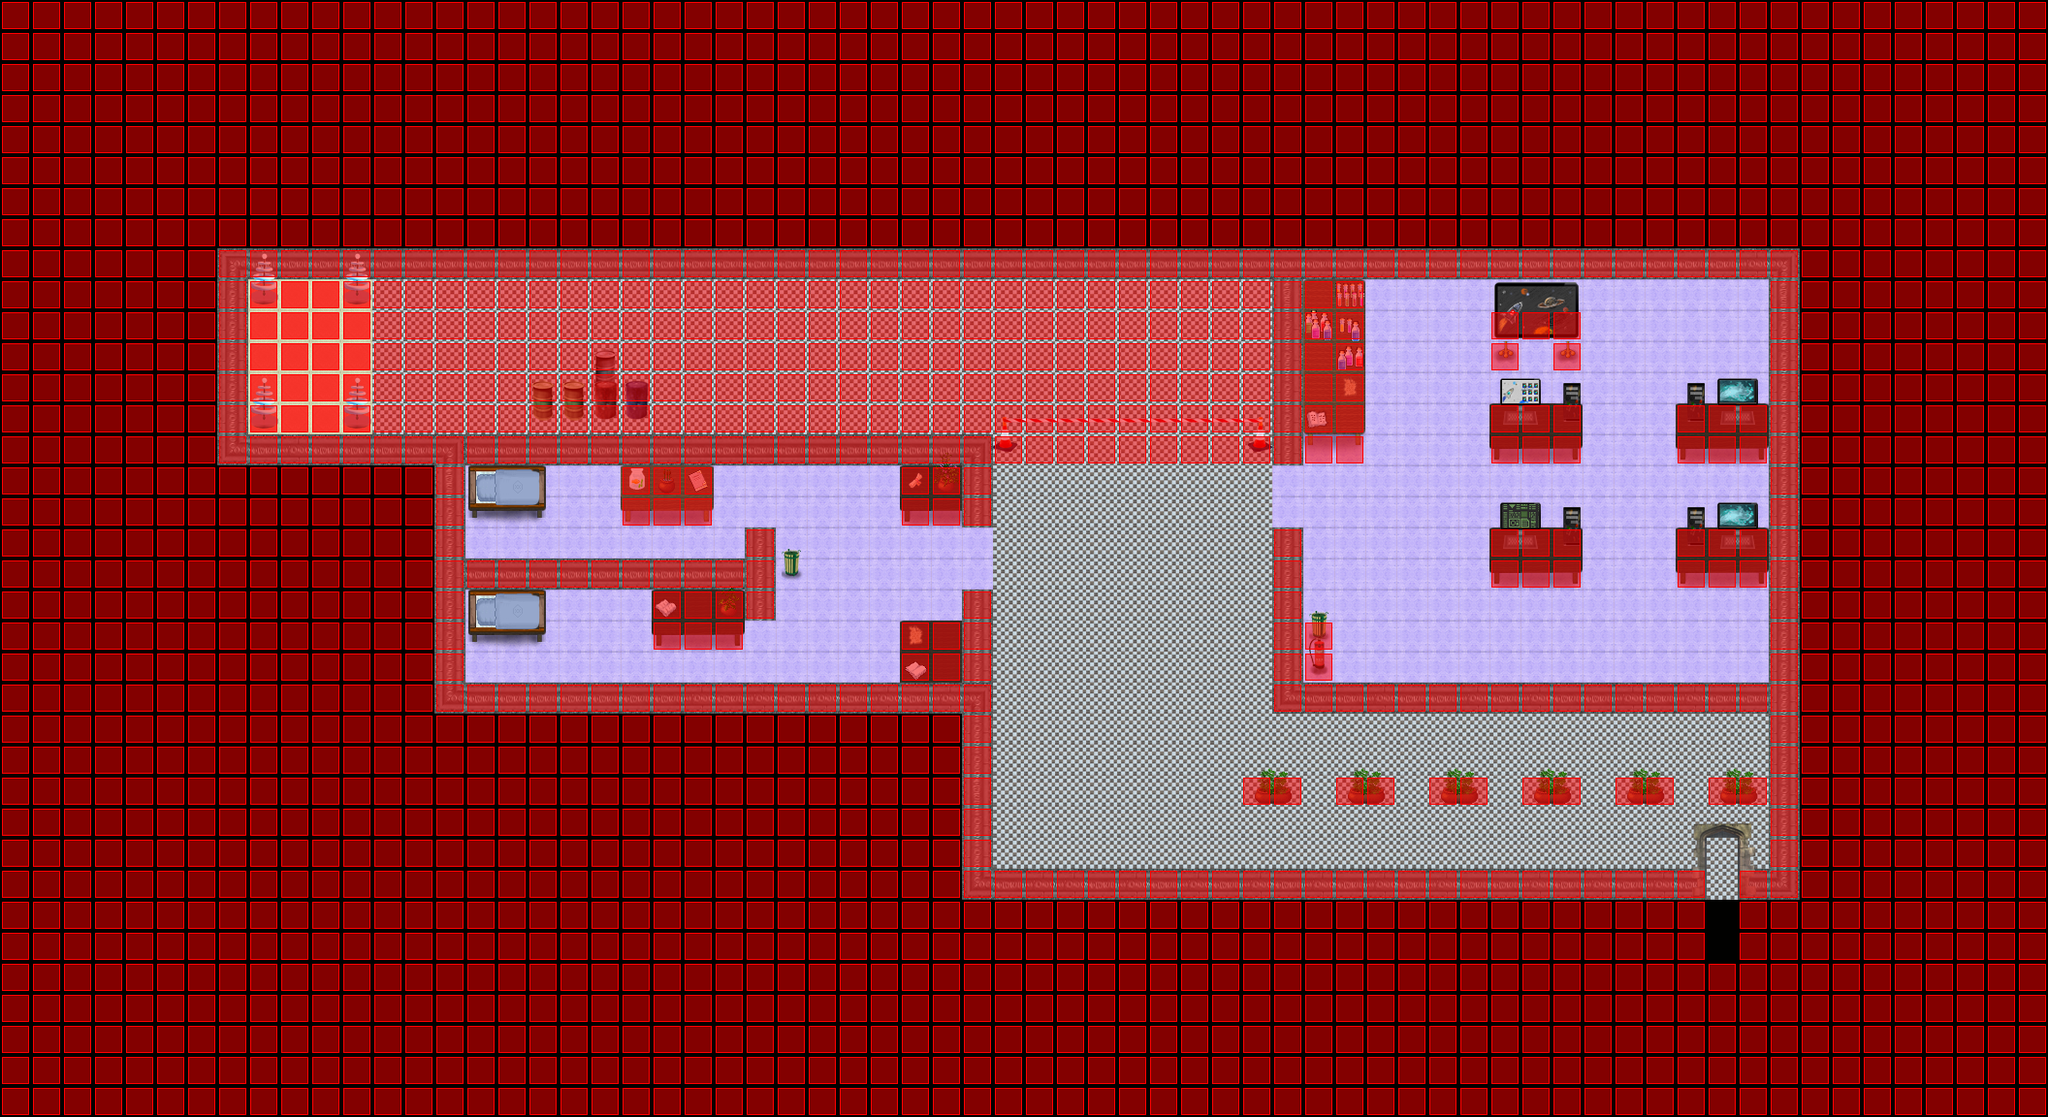

This is a level from a 2D game, rendered from its Tiled map with the project's own tilesets. A one-line summary and the map file follow, with tile-layer data summarised:
An orthogonal 66x36 tile map with 32x32 px tiles, 5 tile layers (Ground, Fringe, Top, Collision, ...), 8 tilesets.

<map version="1.0" orientation="orthogonal" width="66" height="36" tilewidth="32" tileheight="32">
 <tileset firstgid="1" name="siyah" tilewidth="32" tileheight="32">
  <image source="../graphics/tiles/elektroadd/siyah.png" />
 </tileset>
 <tileset firstgid="2" name="duvar" tilewidth="32" tileheight="32">
  <image source="../graphics/tiles/elektroadd/hastehane.png" />
 </tileset>
 <tileset firstgid="86" name="kaplama" tilewidth="32" tileheight="32">
  <image source="../graphics/tiles/elektroadd/kaplamalar.png" />
 </tileset>
 <tileset firstgid="104" name="collosion" tilewidth="32" tileheight="32">
  <image source="../graphics/tiles/elektroadd/collision.png" />
 </tileset>
 <tileset firstgid="106" name="malzemeler" tilewidth="32" tileheight="32">
  <image source="../graphics/tiles/elektroadd/malzemeler.png" />
 </tileset>
 <tileset firstgid="206" name="malzeme3" tilewidth="32" tileheight="32">
  <image source="../graphics/tiles/elektroadd/malzemeler3.png" />
 </tileset>
 <tileset firstgid="314" name="saksi" tilewidth="32" tileheight="32">
  <image source="../graphics/tiles/Pots_x2.png" />
 </tileset>
 <tileset firstgid="346" name="malzeme2" tilewidth="32" tileheight="32">
  <image source="../graphics/tiles/elektroadd/malzemeler2.png" />
 </tileset>
 <layer name="Ground" width="66" height="36">
  <data>[2376 cells, 2376 non-empty, 12 distinct tile ids]</data>
 </layer>
 <layer name="Fringe" width="66" height="36">
  <data>[2376 cells, 115 non-empty, 41 distinct tile ids]</data>
 </layer>
 <layer name="Top" width="66" height="36">
  <data>[2376 cells, 88 non-empty, 49 distinct tile ids]</data>
 </layer>
 <layer name="Collision" width="66" height="36">
  <data>[2376 cells, 1952 non-empty, 1 distinct tile ids]</data>
 </layer>
 <layer name="Objects" width="66" height="36">
  <data>[2376 cells, 0 non-empty, 0 distinct tile ids]</data>
 </layer>
</map>
